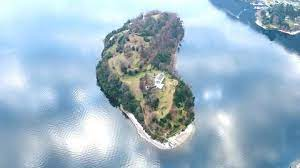
#> input picture photo3.jpg, 300 x 168 px, given in place of the camera
$ python camera_test.py
#> lines starting #> are read from the running program, lines starting #| are printed output that depends on the picture; after the words box and inside, x2 and y2 are one past the last pixel; in counts of white or black regions, pixels touching at a corner belong together
import cv2

cap = cv2.VideoCapture(0) # 0 对应的是默认第一个摄像头

while True: # 使用while循环来从视频流中读取每一帧图像，并对其进行处理
    # ret 布尔型(True或者False),代表有没有读取到图片  frame 表示截取到的一帧的图片的数据，是个三维数组
    ret, frame = cap.read()
#> frame is the input picture: shape (168, 300, 3); mean B, G, R 200.4, 183.8, 159
    gray = cv2.cvtColor(frame, cv2.COLOR_BGR2GRAY)
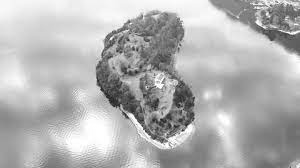
#> gray: shape (168, 300); min 29, max 255, mean 178.3
    # 使用cv2.threshold函数对图像进行二值化处理
    ret, binary_image = cv2.threshold(gray, 128, 255, cv2.THRESH_BINARY)
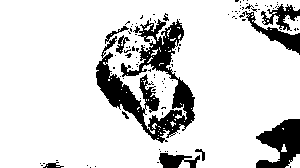
#> binary_image: shape (168, 300); 84.5% white; 112 black regions (102 under 20 px), largest, box (x1, y1, x2, y2) and area: (96, 19, 195, 143) 4525, (256, 119, 300, 168) 1326, (239, 11, 300, 55) 627
    # 使用cv2.resize函数调整图像大小，使其变为特定尺寸的栅格化图像
    grid_image = cv2.resize(binary_image, (800, 800))
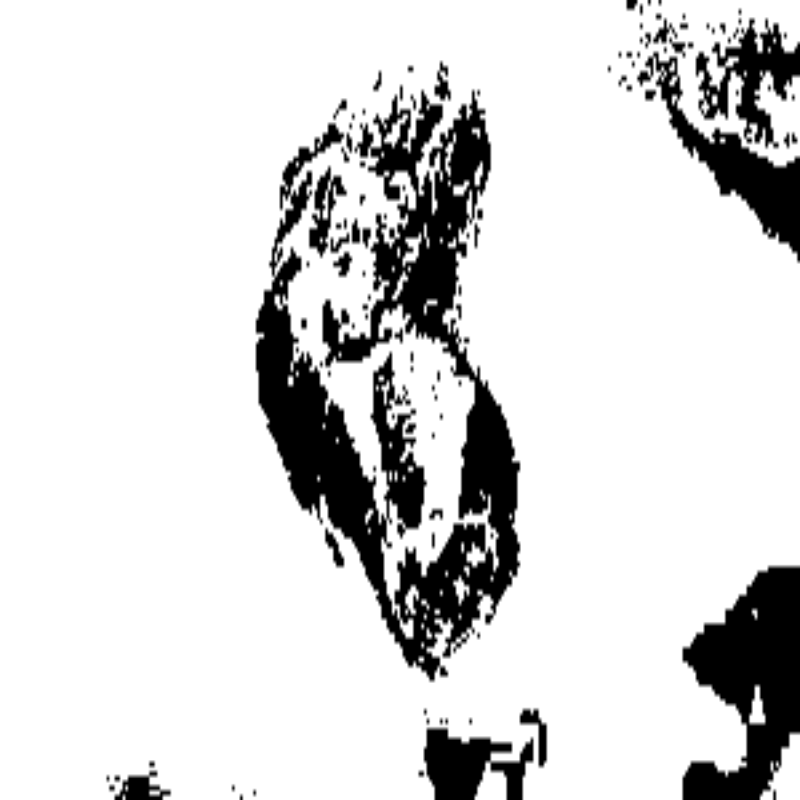
#> grid_image: shape (800, 800); min 0, max 255, mean 215.4
    # grid_image = cv2.resize(frame, (800, 800))
    # 使用cv2.imshow函数将处理后的图像显示出来，并使用cv2.waitKey函数等待指定的毫秒数，以便查看图像
    cv2.imshow('grid_image', grid_image)
    if cv2.waitKey(1) & 0xFF == ord('q'):
#> (key q is pressed here)
        break
